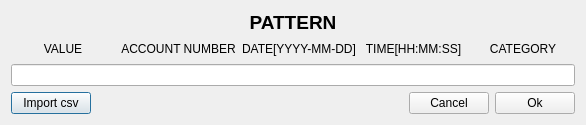
<?xml version="1.0" encoding="UTF-8"?>
<ui version="4.0">
 <class>AddNewTransaction</class>
 <widget class="QDialog" name="AddNewTransaction">
  <property name="geometry">
   <rect>
    <x>0</x>
    <y>0</y>
    <width>586</width>
    <height>125</height>
   </rect>
  </property>
  <property name="windowTitle">
   <string>Dialog</string>
  </property>
  <layout class="QVBoxLayout" name="verticalLayout_3">
   <item>
    <layout class="QVBoxLayout" name="verticalLayout_2">
     <item>
      <widget class="QLabel" name="labelpattern">
       <property name="font">
        <font>
         <pointsize>14</pointsize>
         <weight>75</weight>
         <bold>true</bold>
        </font>
       </property>
       <property name="text">
        <string>PATTERN</string>
       </property>
       <property name="alignment">
        <set>Qt::AlignCenter</set>
       </property>
      </widget>
     </item>
     <item>
      <layout class="QHBoxLayout" name="horizontalLayout_2">
       <item>
        <widget class="QLabel" name="labelval">
         <property name="font">
          <font>
           <weight>50</weight>
           <italic>false</italic>
           <bold>false</bold>
          </font>
         </property>
         <property name="text">
          <string>VALUE</string>
         </property>
         <property name="alignment">
          <set>Qt::AlignCenter</set>
         </property>
        </widget>
       </item>
       <item>
        <widget class="QLabel" name="labelacc">
         <property name="font">
          <font>
           <weight>50</weight>
           <italic>false</italic>
           <bold>false</bold>
          </font>
         </property>
         <property name="text">
          <string>ACCOUNT NUMBER</string>
         </property>
         <property name="alignment">
          <set>Qt::AlignCenter</set>
         </property>
        </widget>
       </item>
       <item>
        <widget class="QLabel" name="labeldate">
         <property name="font">
          <font>
           <weight>50</weight>
           <italic>false</italic>
           <bold>false</bold>
          </font>
         </property>
         <property name="text">
          <string>DATE[YYYY-MM-DD]</string>
         </property>
         <property name="alignment">
          <set>Qt::AlignCenter</set>
         </property>
        </widget>
       </item>
       <item>
        <widget class="QLabel" name="labeltime">
         <property name="font">
          <font>
           <weight>50</weight>
           <italic>false</italic>
           <bold>false</bold>
          </font>
         </property>
         <property name="text">
          <string>TIME[HH:MM:SS]</string>
         </property>
         <property name="alignment">
          <set>Qt::AlignCenter</set>
         </property>
        </widget>
       </item>
       <item>
        <widget class="QLabel" name="labelcat">
         <property name="font">
          <font>
           <weight>50</weight>
           <italic>false</italic>
           <bold>false</bold>
          </font>
         </property>
         <property name="text">
          <string>CATEGORY</string>
         </property>
         <property name="alignment">
          <set>Qt::AlignCenter</set>
         </property>
        </widget>
       </item>
      </layout>
     </item>
     <item>
      <layout class="QVBoxLayout" name="verticalLayout">
       <item>
        <widget class="QLineEdit" name="transactionBox"/>
       </item>
       <item>
        <layout class="QHBoxLayout" name="horizontalLayout">
         <item>
          <widget class="QPushButton" name="imortCSVButton">
           <property name="text">
            <string>Import csv</string>
           </property>
          </widget>
         </item>
         <item>
          <spacer name="horizontalSpacer">
           <property name="orientation">
            <enum>Qt::Horizontal</enum>
           </property>
           <property name="sizeHint" stdset="0">
            <size>
             <width>40</width>
             <height>20</height>
            </size>
           </property>
          </spacer>
         </item>
         <item>
          <widget class="QPushButton" name="cancelButton">
           <property name="text">
            <string>Cancel</string>
           </property>
          </widget>
         </item>
         <item>
          <widget class="QPushButton" name="okButton">
           <property name="text">
            <string>Ok</string>
           </property>
          </widget>
         </item>
        </layout>
       </item>
      </layout>
     </item>
    </layout>
   </item>
  </layout>
 </widget>
 <resources/>
 <connections/>
</ui>
